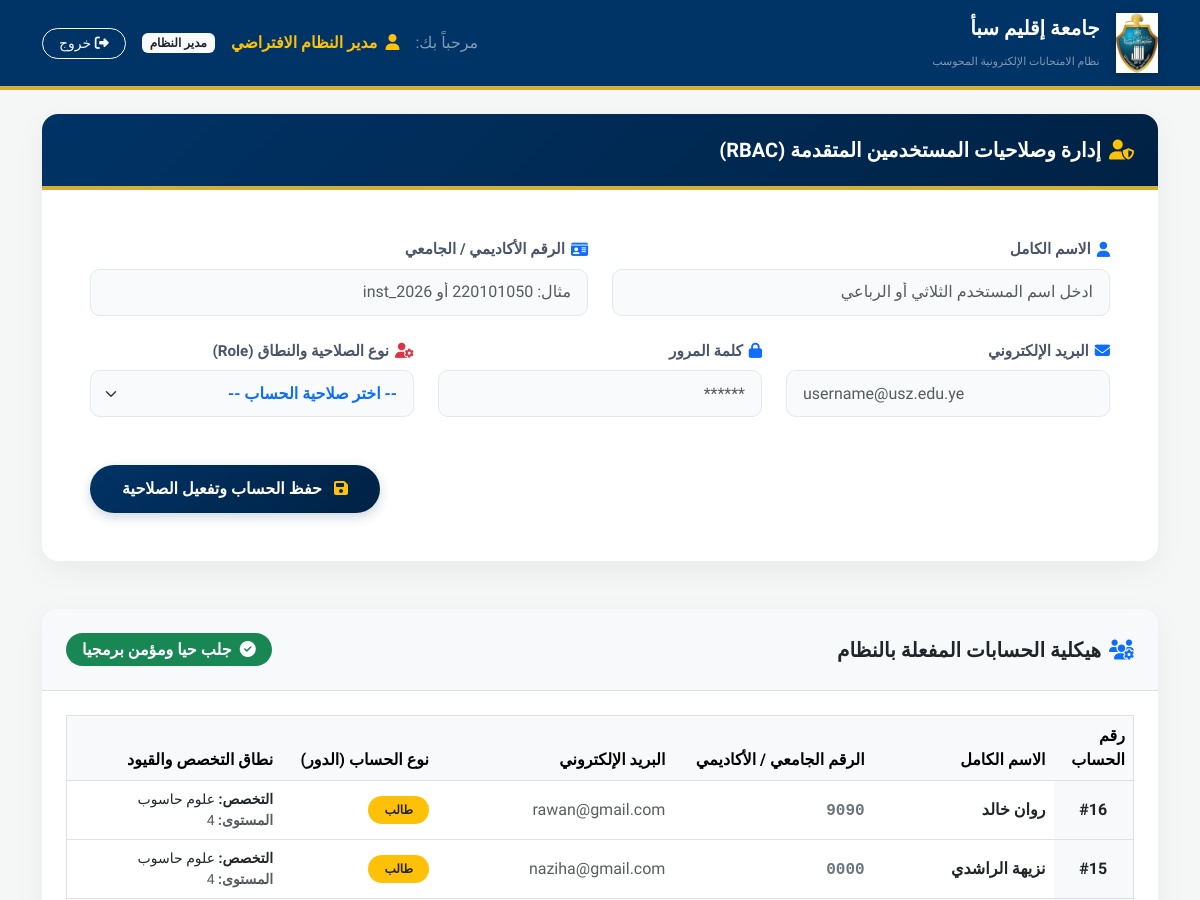
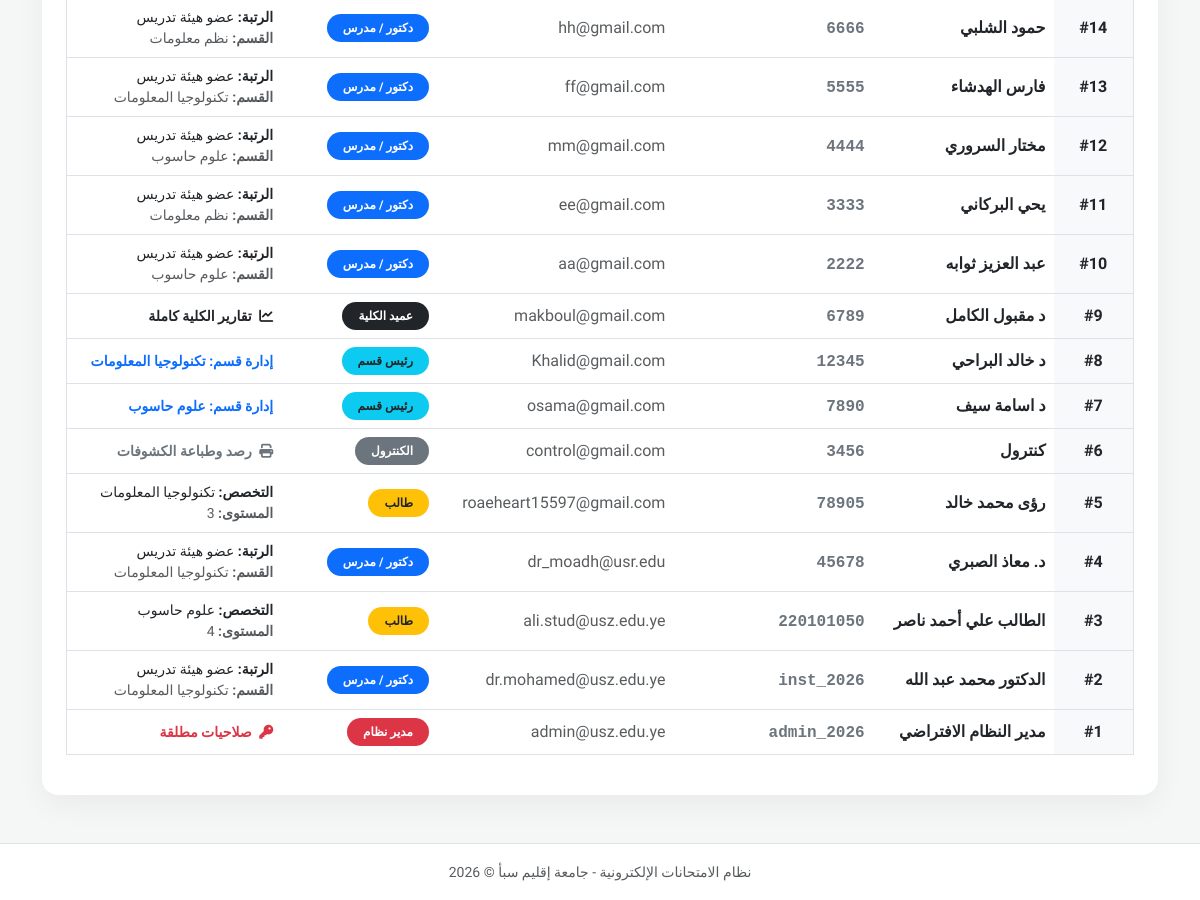
/electronic_exam_system/admin/manage_users.php (signed in), run on the app's committed database (2 pictures, top to bottom).
### tables this page shows
CREATE TABLE `students` (
  `student_id` int(11) NOT NULL,
  `user_id` int(11) NOT NULL,
  `level` int(11) NOT NULL,
  `department` varchar(100) NOT NULL
);

CREATE TABLE `users` (
  `user_id` int(11) NOT NULL,
  `full_name` varchar(100) NOT NULL,
  `university_id` varchar(50) NOT NULL,
  `email` varchar(100) DEFAULT NULL,
  `password` varchar(255) NOT NULL,
  `role` enum('admin','dean','head_of_dept','instructor','control','student') NOT NULL,
  `created_at` timestamp NOT NULL DEFAULT current_timestamp()
);

CREATE TABLE `instructors` (
  `instructor_id` int(11) NOT NULL,
  `user_id` int(11) NOT NULL,
  `academic_rank` varchar(50) NOT NULL,
  `department` varchar(100) NOT NULL
);

### electronic_exam_system/admin/manage_users.php (the view, shortened to what this page needs)
<?php
include_once __DIR__ . '/../includes/header.php';
?>
<div class="card modern-card mb-5" dir="rtl">
    <div class="card-header modern-header">
        <h5 class="fw-bold text-white mb-0"><i class="fa-solid fa-user-shield text-warning me-2"></i>إدارة وصلاحيات المستخدمين المتقدمة (RBAC)</h5>
    </div>
    <div class="card-body p-4 p-md-5">
        <form action="" method="POST">
            <div class="row">
                <div class="col-md-6 mb-4">
                    <label class="form-label-modern"><i class="fa-solid fa-user text-primary"></i>الاسم الكامل</label>
                    <input type="text" name="full_name" class="form-control form-control-modern" placeholder="ادخل اسم المستخدم الثلاثي أو الرباعي" required>
                </div>
                <div class="col-md-6 mb-4">
                    <label class="form-label-modern"><i class="fa-solid fa-id-card text-primary"></i>الرقم الأكاديمي / الجامعي</label>
                    <input type="text" name="university_id" class="form-control form-control-modern" placeholder="مثال: 220101050 أو inst_2026" required>
                </div>
                <div class="col-md-4 mb-4">
                    <label class="form-label-modern"><i class="fa-solid fa-envelope text-primary"></i>البريد الإلكتروني</label>
                    <input type="email" name="email" class="form-control form-control-modern" placeholder="username@usz.edu.ye" required>
                </div>
                <div class="col-md-4 mb-4">
                    <label class="form-label-modern"><i class="fa-solid fa-lock text-primary"></i>كلمة المرور</label>
                    <input type="password" name="password" class="form-control form-control-modern" placeholder="******" required>
                </div>
                <div class="col-md-4 mb-4">
                    <label class="form-label-modern"><i class="fa-solid fa-user-gear text-danger"></i>نوع الصلاحية والنطاق (Role)</label>
                    <select name="role" id="userRoleSelect" class="form-select form-control-modern fw-bold text-primary" onchange="toggleRoleFields()" required>
                        <option value="">-- اختر صلاحية الحساب --</option>
                    </select>
                </div>
            </div>
            <div class="text-end mt-4">
                <button type="submit" name="add_user" class="btn btn-submit-modern px-4">
                    <i class="fa-solid fa-floppy-disk me-2 text-warning"></i> حفظ الحساب وتفعيل الصلاحية
                </button>
            </div>
        </form>
    </div>
</div>
<div class="card modern-card mb-4" dir="rtl">
    <div class="card-header bg-light p-4 border-bottom d-flex justify-content-between align-items-center" style="border-top-left-radius: 16px; border-top-right-radius: 16px;">
        <h5 class="fw-bold text-dark mb-0"><i class="fa-solid fa-users-gear text-primary me-2"></i>هيكلية الحسابات المفعلة بالنظام</h5>
        <span class="badge bg-success px-3 py-2 rounded-pill fs-6"><i class="fa-solid fa-circle-check me-1"></i> جلب حيا ومؤمن برمجيا</span>
    </div>
    <div class="card-body p-4">
        <div class="table-responsive">
            <table class="table table-hover align-middle border">
                <thead class="table-light text-secondary fw-bold">
                    <tr>
                        <th style="width: 80px;">رقم الحساب</th>
                        <th>الاسم الكامل</th>
                        <th>الرقم الجامعي / الأكاديمي</th>
                        <th>البريد الإلكتروني</th>
                        <th>نوع الحساب (الدور)</th>
                        <th>نطاق التخصص والقيود</th>
                    </tr>
                </thead>
                <tbody>
                    <?php
                    $fetch_users_sql = "
                        SELECT u.user_id, u.full_name, u.university_id, u.email, u.role,
                               s.department AS student_dept, s.level AS student_level,
                               i.department AS inst_dept, i.academic_rank
                        FROM users u
                        LEFT JOIN students s ON u.user_id = s.user_id
                        LEFT JOIN instructors i ON u.user_id = i.user_id
                        ORDER BY u.user_id DESC
                    ";
                    $users_result = $conn->query($fetch_users_sql);
                    if ($users_result && $users_result->num_rows > 0):
                        while($row = $users_result->fetch_assoc()):
                            $role_badge = '';
                            $special_info = '<span class="text-muted small">لا توجد قيود/نطاق عام</span>';
                            switch ($row['role']) {
                                case 'admin':
                                    $role_badge = '<span class="badge bg-danger py-2 px-3 rounded-pill fw-bold">مدير نظام</span>';
                                    $special_info = '<span class="text-danger fw-semibold small"><i class="fa-solid fa-key me-1"></i> صلاحيات مطلقة</span>';
                                    break;
                                case 'dean':
                                    $role_badge = '<span class="badge bg-dark text-white py-2 px-3 rounded-pill fw-bold">عميد الكلية</span>';
                                    $special_info = '<span class="text-dark fw-semibold small"><i class="fa-solid fa-chart-line me-1"></i> تقارير الكلية كاملة</span>';
                                    break;
                                case 'head_of_dept':
                                    $role_badge = '<span class="badge bg-info text-dark py-2 px-3 rounded-pill fw-bold">رئيس قسم</span>';
                                    $dept = !empty($row['inst_dept']) ? $row['inst_dept'] : 'تكنولوجيا المعلومات';
                                    $special_info = "<div class='small text-primary fw-bold'><strong>إدارة قسم:</strong> $dept</div>";
                                    break;
                                case 'instructor':
                                    $role_badge = '<span class="badge bg-primary py-2 px-3 rounded-pill fw-bold">دكتور / مدرس</span>';
                                    $dept = !empty($row['inst_dept']) ? $row['inst_dept'] : 'تكنولوجيا المعلومات';
                                    $rank = !empty($row['academic_rank']) ? $row['academic_rank'] : 'عضو هيئة تدريس';
                                    $special_info = "<div class='small text-dark'><strong>الرتبة:</strong> $rank</div><div class='small text-muted'><strong>القسم:</strong> $dept</div>";
                                    break;
                                case 'control':
                                    $role_badge = '<span class="badge bg-secondary py-2 px-3 rounded-pill fw-bold">الكنترول</span>';
                                    $special_info = '<span class="text-secondary fw-semibold small"><i class="fa-solid fa-print me-1"></i> رصد وطباعة الكشوفات</span>';
                                    break;
                                case 'student':
                                    $role_badge = '<span class="badge bg-warning text-dark py-2 px-3 rounded-pill fw-bold">طالب</span>';
                                    $s_dept = !empty($row['student_dept']) ? $row['student_dept'] : 'علوم حاسوب';
                                    $s_level = !empty($row['student_level']) ? $row['student_level'] : '4';
                                    $special_info = "<div class='small text-dark'><strong>التخصص:</strong> $s_dept</div><div class='small text-muted'><strong>المستوى:</strong> $s_level</div>";
                                    break;
                            }
                    ?>
                            <tr>
                                <td class="fw-bold text-center bg-light">#<?php echo $row['user_id']; ?></td>
                                <td><div class="fw-bold text-dark"><?php echo htmlspecialchars($row['full_name']); ?></div></td>
                                <td><code class="fs-6 fw-bold text-secondary"><?php echo htmlspecialchars($row['university_id']); ?></code></td>
                                <td><span class="text-muted"><?php echo htmlspecialchars($row['email']); ?></span></td>
                                <td><?php echo $role_badge; ?></td>
                                <td><?php echo $special_info; ?></td>
                            </tr>
                    <?php
                        endwhile;
                    else:
                        echo '<tr><td colspan="6" class="text-center py-4 text-muted">لا يوجد مستخدمون مسجلون في قاعدة البيانات حالياً.</td></tr>';
                    endif;
                    ?>
                </tbody>
            </table>
        </div>
    </div>
</div>
<?php
include_once __DIR__ . '/../includes/footer.php';
?>

### electronic_exam_system/includes/header.php (style rules this page uses)
body { font-family: 'Tajawal', sans-serif; background-color: #f4f7f6; }

### electronic_exam_system/admin/manage_users.php (style rules this page uses)
.modern-card { border: none !important; border-radius: 16px !important; box-shadow: 0 10px 30px rgba(0, 0, 0, 0.05) !important; background: #ffffff; }
.modern-header { background: linear-gradient(135deg, #003366 0%, #002244 100%) !important; border-bottom: 4px solid #D4AF37 !important; border-top-left-radius: 16px !important; border-top-right-radius: 16px !important; padding: 1.5rem !important; }
.form-label-modern { font-weight: 600; color: #4a5568; font-size: 0.95rem; margin-bottom: 0.5rem; display: flex; align-items: center; }
.form-label-modern i { margin-left: 6px; }
.form-control-modern { border-radius: 10px !important; border: 1px solid #e2e8f0 !important; padding: 0.65rem 1rem !important; background-color: #f8fafc !important; transition: all 0.2s ease-in-out !important; }
.btn-submit-modern { background: linear-gradient(135deg, #003366 0%, #002244 100%) !important; color: #ffffff !important; font-weight: 600 !important; padding: 0.75rem 2rem !important; border-radius: 30px !important; border: none !important; box-shadow: 0 4px 12px rgba(0, 51, 102, 0.2) !important; transition: all 0.3s ease !important; }

### data on the page
students: user.user_id "16", user.full_name "روان خالد", user.university_id "9090", user.email "rawan@gmail.com", shows "طالب", department "علوم حاسوب", level "4"
students: user.user_id "15", user.full_name "نزيهة الراشدي", user.university_id "0000", user.email "naziha@gmail.com", shows "طالب", department "علوم حاسوب", level "4"
instructors: user.user_id "14", user.full_name "حمود الشلبي", user.university_id "6666", user.email "hh@gmail.com", shows "دكتور / مدرس", academic_rank "عضو هيئة تدريس", department "نظم معلومات"
instructors: user.user_id "13", user.full_name "فارس الهدشاء", user.university_id "5555", user.email "ff@gmail.com", shows "دكتور / مدرس", academic_rank "عضو هيئة تدريس", department "تكنولوجيا المعلومات"
instructors: user.user_id "12", user.full_name "مختار السروري", user.university_id "4444", user.email "mm@gmail.com", shows "دكتور / مدرس", academic_rank "عضو هيئة تدريس", department "علوم حاسوب"
instructors: user.user_id "11", user.full_name "يحي البركاني", user.university_id "3333", user.email "ee@gmail.com", shows "دكتور / مدرس", academic_rank "عضو هيئة تدريس", department "نظم معلومات"
instructors: user.user_id "10", user.full_name "عبد العزيز ثوابه", user.university_id "2222", user.email "aa@gmail.com", shows "دكتور / مدرس", academic_rank "عضو هيئة تدريس", department "علوم حاسوب"
users: user_id "9", full_name "د مقبول الكامل", university "6789", email "makboul@gmail.com", role "عميد الكلية"
instructors: user.user_id "8", user.full_name "د خالد البراحي", user.university_id "12345", user.email "Khalid@gmail.com", shows "رئيس قسم", department "تكنولوجيا المعلومات"
instructors: user.user_id "7", user.full_name "د اسامة سيف", user.university_id "7890", user.email "osama@gmail.com", shows "رئيس قسم", department "علوم حاسوب"
users: user_id "6", full_name "كنترول", university "3456", email "control@gmail.com", role "الكنترول"
students: user.user_id "5", user.full_name "رؤى محمد خالد", user.university_id "78905", user.email "roaeheart15597@gmail.com", shows "طالب", department "تكنولوجيا المعلومات", level "3"
instructors: user.user_id "4", user.full_name "د. معاذ الصبري", user.university_id "45678", user.email "dr_moadh@usr.edu", shows "دكتور / مدرس", academic_rank "عضو هيئة تدريس", department "تكنولوجيا المعلومات"
students: user.user_id "3", user.full_name "الطالب علي أحمد ناصر", user.university_id "220101050", user.email "ali.stud@usz.edu.ye", department "علوم حاسوب", level "4"
instructors: user.user_id "2", user.full_name "الدكتور محمد عبد الله", user.university_id "inst_2026", user.email "dr.mohamed@usz.edu.ye", shows "دكتور / مدرس", academic_rank "عضو هيئة تدريس", department "تكنولوجيا المعلومات"
users: user_id "1", full_name "مدير النظام الافتراضي", university "admin_2026", email "admin@usz.edu.ye", role "مدير نظام"

### other printed values
$_SESSION['full_name'] "مدير النظام الافتراضي"
